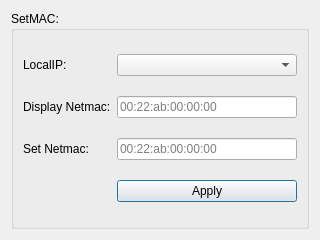
<?xml version="1.0" encoding="UTF-8"?>
<ui version="4.0">
 <class>SetMACTool</class>
 <widget class="QDialog" name="SetMACTool">
  <property name="geometry">
   <rect>
    <x>0</x>
    <y>0</y>
    <width>320</width>
    <height>240</height>
   </rect>
  </property>
  <property name="windowTitle">
   <string>MACTOOL</string>
  </property>
  <layout class="QGridLayout" name="gridLayout">
   <item row="0" column="0">
    <widget class="QGroupBox" name="groupBox">
     <property name="title">
      <string>SetMAC:</string>
     </property>
     <layout class="QGridLayout" name="gridLayout_2">
      <item row="0" column="0">
       <widget class="QLabel" name="label">
        <property name="text">
         <string>LocalIP:</string>
        </property>
       </widget>
      </item>
      <item row="0" column="1">
       <widget class="QComboBox" name="com_LocalIP"/>
      </item>
      <item row="1" column="0">
       <widget class="QLabel" name="label_2">
        <property name="text">
         <string>Display Netmac:</string>
        </property>
       </widget>
      </item>
      <item row="1" column="1">
       <widget class="QLineEdit" name="lin_NetMac">
        <property name="enabled">
         <bool>true</bool>
        </property>
        <property name="readOnly">
         <bool>true</bool>
        </property>
        <property name="placeholderText">
         <string>00:22:ab:00:00:00</string>
        </property>
       </widget>
      </item>
      <item row="2" column="0">
       <widget class="QLabel" name="label_3">
        <property name="text">
         <string>Set Netmac:</string>
        </property>
       </widget>
      </item>
      <item row="2" column="1">
       <widget class="QLineEdit" name="lin_SeNetMac">
        <property name="placeholderText">
         <string>00:22:ab:00:00:00</string>
        </property>
       </widget>
      </item>
      <item row="3" column="1">
       <widget class="QPushButton" name="btn_Macapply">
        <property name="text">
         <string>Apply</string>
        </property>
       </widget>
      </item>
     </layout>
    </widget>
   </item>
  </layout>
 </widget>
 <resources/>
 <connections/>
</ui>
